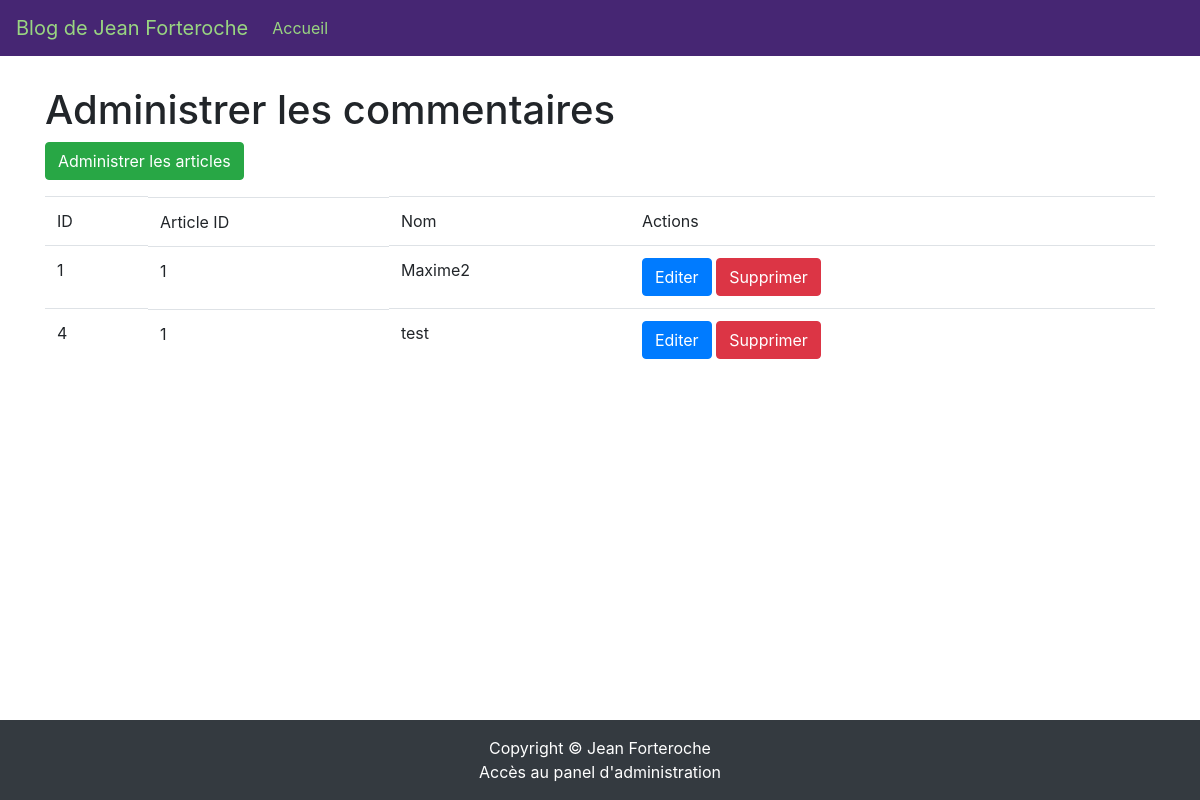
The app's page /index.php?p=admin.comments.index (signed in), older data.
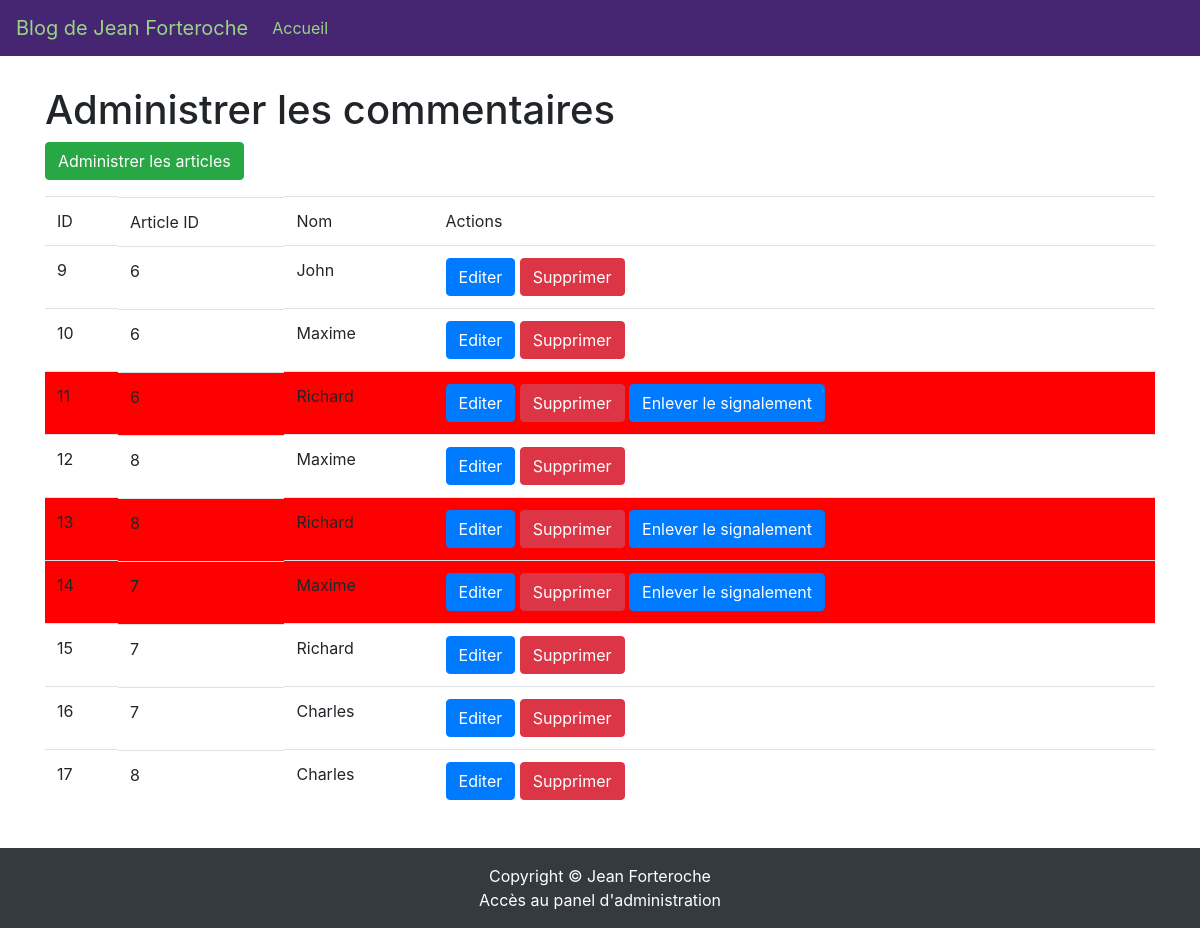
The same page, newer data.
### tables this page shows
CREATE TABLE `comments` (
  `id` int(11) NOT NULL,
  `nom` varchar(255) DEFAULT NULL,
  `contenu` longtext,
  `date` datetime DEFAULT CURRENT_TIMESTAMP,
  `signale` tinyint(1) NOT NULL,
  `articles_id` int(11) NOT NULL
);

### core/Controller/Controller.php (called while the page is built, shortened)
<?php
class Controller{
    protected $viewPath;
    protected $template;
    protected function render($view, $variables = []){
        extract($variables);
        require($this->viewPath . str_replace('.', '/', $view) . '.php');
        $content = ob_get_clean();
        require($this->viewPath . 'templates/' . $this->template . '.php');
    }
}

### app/Controller/Admin/CommentsController.php (called while the page is built, shortened)
<?php
class CommentsController extends AppController{
    public function index(){
        $items = $this->Comment->all();
        $this->render('admin.comments.index', compact('items'));
    }
}

### public/index.php (called while the page is built, shortened)
<?php
if(isset($_GET['p'])){
    $page = $_GET['p'];
}else{
    $page = 'posts.index';
}
$page = explode('.', $page);
if($page[0] == 'admin'){
    $action = $page[2];
} else{
    $controller = '\App\Controller\\' . ucfirst($page[0]) . 'Controller';
    $action = $page[1];
}
$controller = new $controller();
$controller->$action();

### core/Table/Table.php (called while the page is built, shortened)
<?php
class Table
{
    protected $table;
    protected $db;
    public function __construct(Database $db)
    {
        $this->db = $db;
    }
    public function all(){
        return $this->query('SELECT * FROM ' . $this->table);
    }
    public function query($statement, $attributes = null, $one = false){
        if($attributes){
            return $this->db->prepare(
                $statement,
                $attributes,
                str_replace('Table', 'Entity', get_class($this)),
                $one
            );
        } else {
            return $this->db->query(
                $statement,
                str_replace('Table', 'Entity', get_class($this)),
                $one
            );
        }
    }
}

### core/Database/MysqlDatabase.php (called while the page is built, shortened)
<?php
class MysqlDatabase extends Database{
    private $db_name;
    private $db_user;
    private $db_pass;
    private $db_host;
    private $pdo;
    public function __construct($db_name, $db_user = 'root', $db_pass = 'root', $db_host = 'localhost'){
        $this->db_name = $db_name;
        $this->db_user = $db_user;
        $this->db_pass = $db_pass;
        $this->db_host = $db_host;
    }
    private function getPDO(){
        if($this->pdo === null){
            $pdo = new PDO('mysql:dbname=' . $this->db_name . ';host=' . $this->db_host, $this->db_user, $this->db_pass);
            $pdo->setAttribute(PDO::ATTR_ERRMODE, PDO::ERRMODE_EXCEPTION);
            $this->pdo = $pdo;
        }
        return $this->pdo;
    }
    public function query($statement, $class_name = null, $one = false){
        $req = $this->getPDO()->query($statement);
        if($class_name === null){
            $req->setFetchMode(PDO::FETCH_OBJ);
        } else {
            $req->setFetchMode(PDO::FETCH_CLASS, $class_name);
        }
        if($one) {
            $datas = $req->fetch();
        } else {
            $datas = $req->fetchAll();
        }
        return $datas;
    }
}

### app/Autoloader.php (called while the page is built, shortened)
<?php
class Autoloader{
    static function autoload($class){
        if (strpos($class, __NAMESPACE__ . '\\') === 0){
            $class = str_replace(__NAMESPACE__ . '\\', '', $class);
            $class = str_replace('\\', '/', $class);
        }
    }
}

### core/Autoloader.php (called while the page is built, shortened)
<?php
class Autoloader{
    static function autoload($class){
        if (strpos($class, __NAMESPACE__ . '\\') === 0){
            $class = str_replace(__NAMESPACE__ . '\\', '', $class);
            $class = str_replace('\\', '/', $class);
        }
    }
}

### app/Views/admin/comments/index.php (the view, shortened to what this page needs)
<h1>Administrer les commentaires</h1>
<p>
    <a href="?p=admin.posts.index" class="btn btn-success">Administrer les articles</a>
</p>
<table class="table">
    <thead>
    <tr>
        <td>ID</td>
        <td class="d-none d-sm-block">Article ID</td>
        <td>Nom</td>
        <td>Actions</td>
    </tr>
    </thead>
    <tbody>
        <?php foreach($items as $comments): ?>
       <?php if($comments->signale !=0 ) { ?> <tr class="signale"> <?php } else { ?> <tr> <?php } ?>
            <td><?= $comments->id; ?></td>
            <td class="d-none d-sm-block"><?= $comments->articles_id; ?></td>
          <td><?= $comments->nom; ?></td>
            <td>
                <a class="btn btn-primary" href="?p=admin.comments.edit&id=<?= $comments->id; ?>">Editer</a>
                <form action="?p=admin.comments.delete" method="post" style="display: inline;">
                    <button type="submit" class="btn btn-danger">Supprimer</button>
                </form>
                <?php
                if($comments->signale !=0 ){ ?>
                <form action="?p=admin.comments.signale" method="post" style="display: inline;">
                    <button type="submit" class="btn btn-primary">Enlever le signalement</button>
                </form> <?php } ?>
            </td>
        </tr>
        <?php endforeach; ?>
    </tbody>
</table>

### app/Views/templates/layout.php (shortened to what this page needs)
<!DOCTYPE html>
<html lang="fr">
<head>
    <link href=".../../../vendors/Bootstrap/css/bootstrap.min.css" rel="stylesheet">
    <link href=".../../../public/css/style.css" rel="stylesheet">
</head>
<body>
<nav class="navbar navbar-expand-lg bg-menu">
  <a class="navbar-brand text-menu" href="index.php">Blog de Jean Forteroche</a>
  <div class="collapse navbar-collapse" id="navbarResponsive">
    <div class="navbar-nav">
      <a class="nav-item nav-link active text-menu" href="index.php">Accueil</a>
    </div>
  </div>
</nav>
<div class="container">
    <div style="padding-top: 30px;">
        <?= $content; ?>
    </div>
</div>
</body>
    <footer class="footer py-3 bg-dark">
      <div class="container">
        <p class="m-0 text-center text-white">Copyright &copy; Jean Forteroche
        <a class="text-white" href="index.php?p=users.login">Accès au panel d'administration</a></p>
      </div>
    </footer>
</html>

### public/css/style.css (style rules this page uses)
.footer { position: fixed; left: 0; bottom: 0; width: 100%; }
.bg-menu { background-color: #462673; }
.signale { background-color: red ; }
.text-menu { color: #99D581 ; }
body { padding-bottom: 100px; }

Row changes from the older to the newer data that the page shows:
removed comments: id "1", articles "1", nom "Maxime2"
removed comments: id "4", articles "1", nom "test"
added comments: id "9", articles "6", nom "John"
added comments: id "10", articles "6", nom "Maxime"
added comments: id "11", articles "6", nom "Richard"
added comments: id "12", articles "8", nom "Maxime"
added comments: id "13", articles "8", nom "Richard"
added comments: id "14", articles "7", nom "Maxime"
added comments: id "15", articles "7", nom "Richard"
added comments: id "16", articles "7", nom "Charles"
added comments: id "17", articles "8", nom "Charles"
